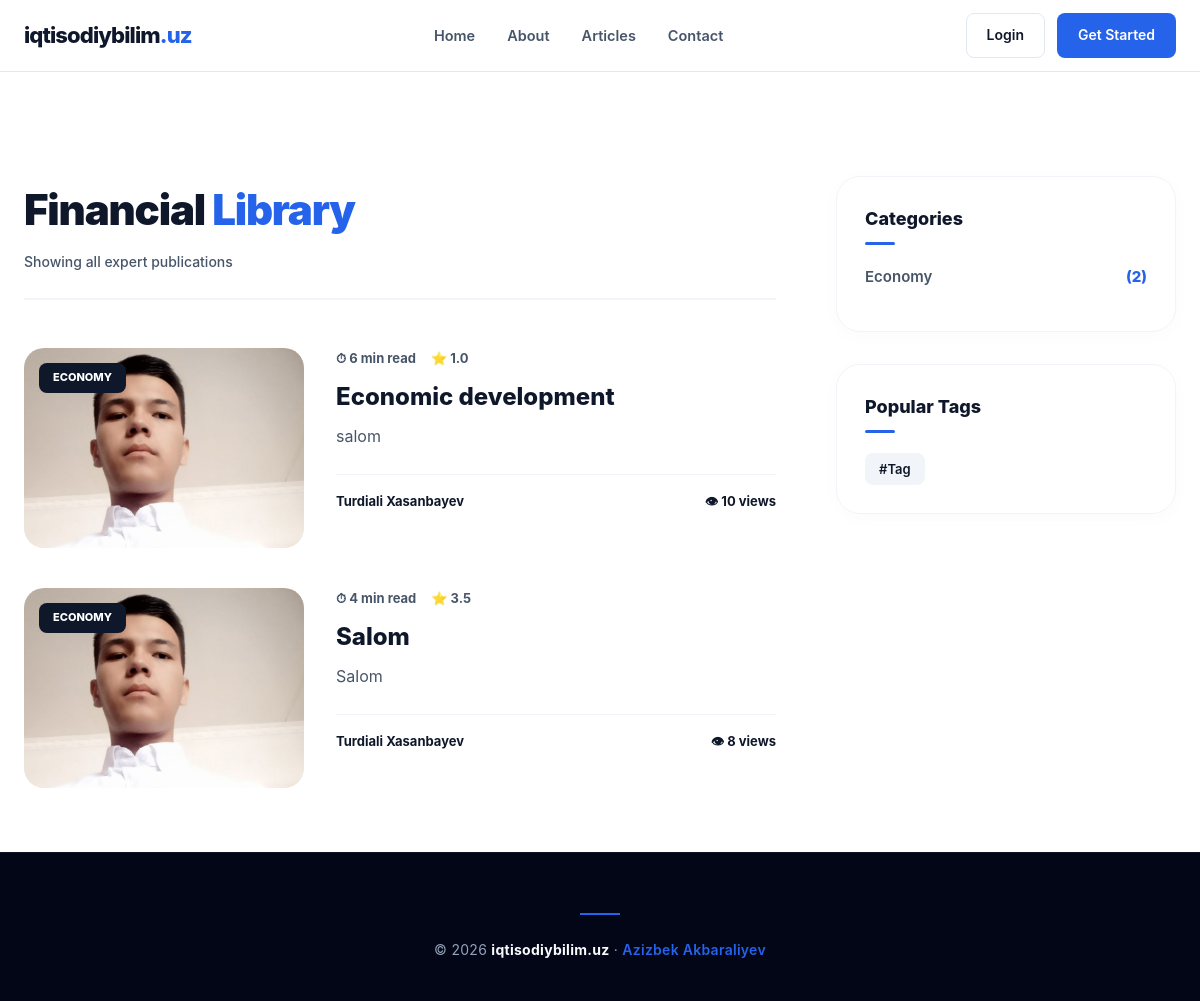
The app's page /articles/, older data.
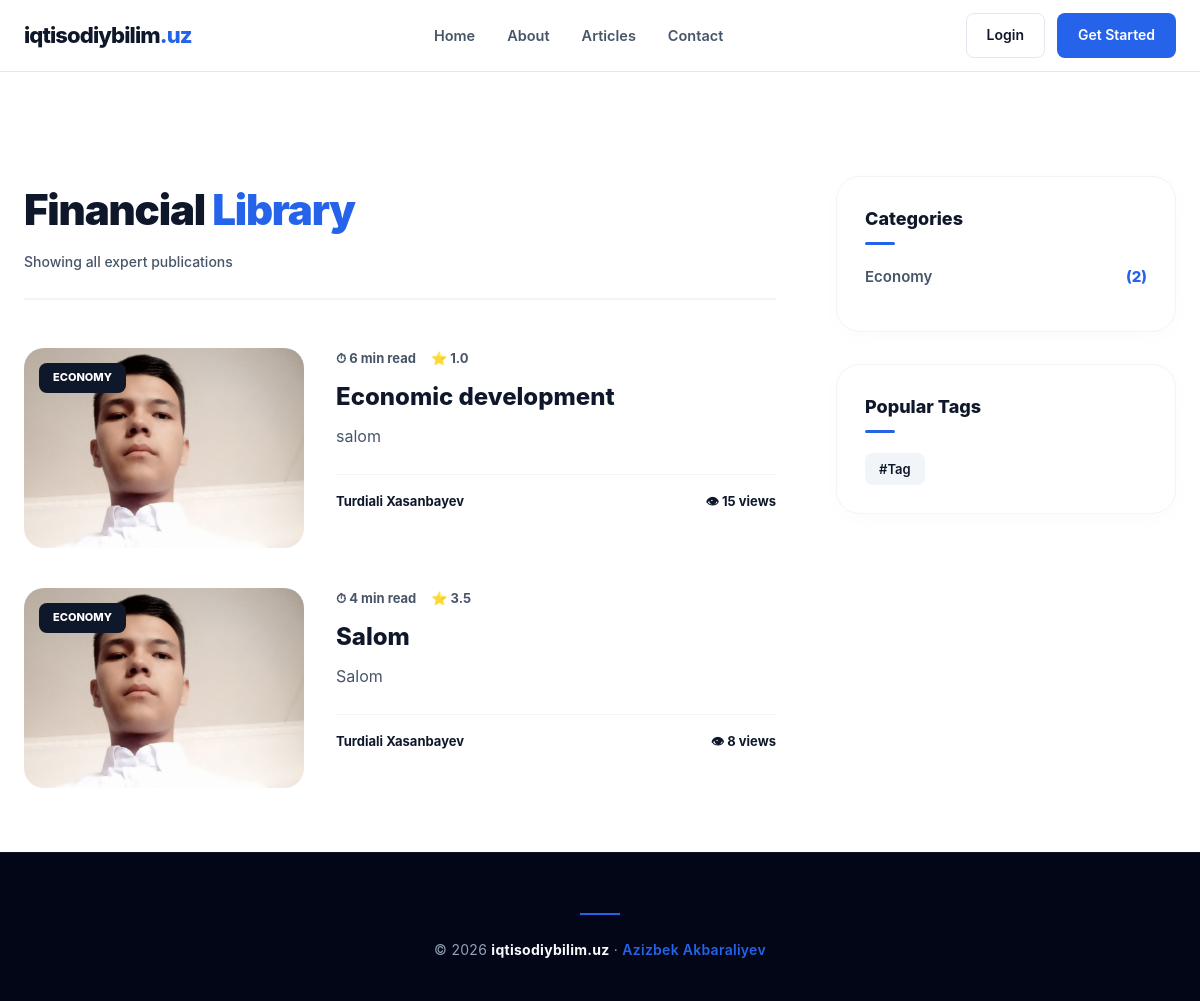
The same page, newer data.
### article/models.py (models this page shows, shortened)
class Article(models.Model):
    title = models.CharField(max_length=250, unique=True)
    slug = models.SlugField(max_length=300, unique=True, null=True, blank=True)
    image = models.ImageField(upload_to='articles/', null=True, blank=True)
    description = models.TextField(null=True, blank=True)
    author = models.ForeignKey('user.CustomUser', on_delete=models.CASCADE, related_name='article_author')
    category = models.ForeignKey('category.Category', on_delete=models.CASCADE, related_name='article_category')
    tags = models.ManyToManyField('category.Tag', blank=True, related_name='article_tags')
    views = models.PositiveIntegerField(default=0)
    published_at = models.DateTimeField(null=True, blank=True)
    reading_time = models.PositiveSmallIntegerField(null=True, blank=True)
    last_viewed_at = models.DateTimeField(null=True, blank=True)
    created_at = models.DateTimeField(auto_now_add=True)
    updated_at = models.DateTimeField(auto_now=True)
    class Meta:
        verbose_name = 'Article'
        verbose_name_plural = 'Articles'
    def get_absolute_url(self, *args, **kwargs):
        return reverse('article-detail', kwargs={'slug': self.slug})
    @property
    def average_rate(self):
        avg = self.comment_article.aggregate(avg=Avg("rate"))["avg"]
        return round(avg, 1) if avg else 0

### category/models.py (models this page shows, shortened)
class Category(models.Model):
    name = models.CharField(max_length=100, unique=True)
    slug = models.SlugField(max_length=100, unique=True, blank=True, null=True)
    class Meta:
        verbose_name = 'Category'
        verbose_name_plural = 'Categories'

class Tag(models.Model):
    name = models.CharField(max_length=100, unique=True)
    slug = models.SlugField(max_length=100, unique=True, blank=True, null=True)
    class Meta:
        verbose_name = 'Tag'
        verbose_name_plural = 'Tags'

### user/models.py (models this page shows, shortened)
class CustomUser(AbstractUser):
    username = None
    email = models.EmailField(unique=True)
    first_name = models.CharField(max_length=100, null=True, blank=True)
    last_name = models.CharField(max_length=100, null=True, blank=True)
    profile_image = models.ImageField(upload_to='profile_images', null=True, blank=True)
    bio = models.TextField(null=True, blank=True)
    objects = CustomUserManager()
    USERNAME_FIELD = "email"
    REQUIRED_FIELDS = []
    class Meta:
        verbose_name = "User"
        verbose_name_plural = "Users"

### article/views.py (the view)
# urls.py: path('articles/', ArticleListPage.as_view(), name='articles'),
class ArticleListPage(View):
    def get(self, request):
        articles = Article.objects.order_by('-created_at').select_related('category', 'author').prefetch_related('tags')
        return render(request, 'articles.html', context={'articles': articles})

### config/global_context.py (called while the page is built)
def global_context(request):
    current_year = timezone.now().year
    categories = Category.objects.all()
    tags = Tag.objects.all()
    return {'current_year': current_year, 'categories': categories, 'tags': tags}

### templates/articles.html (shortened to what this page needs)
{% extends "base.html" %}
{% load static %}
{% block extra_css %}
<link rel="stylesheet" href="{% static 'css/articles.css' %}">
{% endblock %}
{% block content %}
<div class="articles-page-wrapper">
    <main class="articles-feed">
        <header class="feed-header">
            <h1 class="page-title">Financial <span>Library</span></h1>
            <p class="results-count">Showing all expert publications</p>
        </header>
        <div class="articles-stack">
            {% for article in articles %}
            <article class="feed-card">
                <div class="card-img">
                    <img src="{{ article.image.url }}"
                        alt="Market">
                    <span class="category-pill">{{ article.category.name }}</span>
                </div>
                <div class="card-details">
                    <div class="card-meta-top">
                        <span class="read-time">⏱ {{ article.reading_time }} min read</span>
                        <span class="rating">⭐ {{ article.average_rate }}</span>
                    </div>
                    <h2 class="card-title">
                        <a href="{{ article.get_absolute_url }}">{{ article.title }}</a>
                    </h2>
                    <p class="card-excerpt">{{ article.description }}</p>
                    <div class="card-footer">
                        <div class="author">
                            <span class="author-name">{{ article.author.get_full_name }}</span>
                        </div>
                        <span class="views-count">👁 {{ article.views }} views</span>
                    </div>
                </div>
            </article>
            {% endfor %}
        </div>
    </main>
    <aside class="articles-sidebar">
        <div class="sidebar-widget">
            <h3 class="widget-title">Categories</h3>
            <ul class="widget-list">
                {% for cat in categories %}
                <li><a href="{% url 'categories' cat.slug %}">{{ cat.name }} <span>({{ cat.article_category.count }})</span></a></li>
                {% endfor %}
            </ul>
        </div>
        <div class="sidebar-widget">
            <h3 class="widget-title">Popular Tags</h3>
            <div class="tags-cloud">
                {% for tag in tags %}
                <a href="#" class="tag-item">#{{ tag.name }}</a>
                {% endfor %}
            </div>
        </div>
    </aside>
</div>
{% endblock %}

### templates/base.html (shortened to what this page needs)
{% load static %}
<!DOCTYPE html>
<html lang="en">
<head>
    <link rel="stylesheet" href="{% static 'css/base.css' %}">
    {% block extra_css %}{% endblock extra_css %}
</head>
<body>
    <header class="header">
        <nav class="nav-wrapper">
            <a href="/" class="brand">
                iqtisodiybilim<span>.uz</span>
            </a>
            <ul class="nav-list">
                <li><a href="/" class="nav-item">Home</a></li>
                <li><a href="/about/" class="nav-item">About</a></li>
                <li><a href="/articles/" class="nav-item">Articles</a></li>
                <li><a href="/contact/" class="nav-item">Contact</a></li>
            </ul>
            <div class="auth-buttons">
                {% if user.is_authenticated %}
                <a href="/dashboard/" class="btn btn--primary">Dashboard</a>
                <a href="/logout/" class="btn btn--ghost">Logout</a>
                {% else %}
                <a href="/login/" class="btn btn--ghost">Login</a>
                <a href="/register/" class="btn btn--primary">Get Started</a>
                {% endif %}
            </div>
        </nav>
    </header>
    <main class="content-area">
        <div class="main-container">
            {% block content %}
            {% endblock content %}
        </div>
    </main>
    <footer class="footer">
        <div class="footer-container">
            <p class="copyright">
                &copy; {{ current_year }} <strong>iqtisodiybilim.uz</strong> · <span>Azizbek Akbaraliyev</span>
            </p>
        </div>
    </footer>
</body>
</html>

### static/css/base.css (style rules this page uses)
:root { --primary: #2563eb; --primary-hover: #1d4ed8; --primary-soft: #eff6ff; --dark: #0f172a; --slate: #475569; --border: #e2e8f0; --bg-page: #ffffff; --bg-footer: #020617; --radius: 12px; --ease: all 0.3s cubic-bezier(0.4, 0, 0.2, 1); --shadow: 0 4px 6px -1px rgba(0, 0, 0, .05), 0 2px 4px -2px rgba(0, 0, 0, .05); }
*, *::before, *::after { margin: 0; padding: 0; box-sizing: border-box; }
body { font-family: 'Inter', -apple-system, system-ui, sans-serif; background: var(--bg-page); color: var(--dark); line-height: 1.6; -webkit-font-smoothing: antialiased; }
a { text-decoration: none; color: inherit; transition: var(--ease); }
ul { list-style: none; }
.header { position: sticky; top: 0; z-index: 1000; height: 72px; background: rgba(255, 255, 255, .8); backdrop-filter: blur(12px); border-bottom: 1px solid var(--border); display: flex; align-items: center; }
.nav-wrapper { max-width: 1200px; width: 100%; margin: 0 auto; padding: 0 24px; display: flex; align-items: center; justify-content: space-between; }
.brand { font-size: 22px; font-weight: 800; letter-spacing: -0.04em; }
.brand span { color: var(--primary); }
.nav-list { display: flex; gap: 32px; }
.nav-item { font-size: 14.5px; font-weight: 600; color: var(--slate); }
.auth-buttons { display: flex; gap: 12px; }
.btn { padding: 10px 20px; font-size: 14px; font-weight: 600; border-radius: 8px; display: inline-flex; align-items: center; justify-content: center; cursor: pointer; border: 1px solid transparent; transition: var(--ease); }
.btn--primary { background: var(--primary); color: #fff; }
.btn--ghost { background: transparent; border-color: var(--border); color: var(--dark); }
.content-area { min-height: 80vh; padding: 64px 0; }
.main-container { max-width: 1200px; margin: 0 auto; padding: 0 24px; }
.footer { background: var(--bg-footer); color: #94a3b8; padding: 60px 0 40px; border-top: 1px solid rgba(255, 255, 255, .05); }
.footer-container { max-width: 1200px; margin: 0 auto; padding: 0 24px; text-align: center; }
.footer-container::before { content: ""; display: block; width: 40px; height: 2px; background: var(--primary); margin: 0 auto 24px; }
.copyright { font-size: 14px; letter-spacing: .02em; }
.copyright strong { color: #f8fafc; font-weight: 700; }
.copyright span { color: var(--primary); font-weight: 600; }

Row changes from the older to the newer data that the page shows:
changed Article "Economic development": views "10" → "15"
